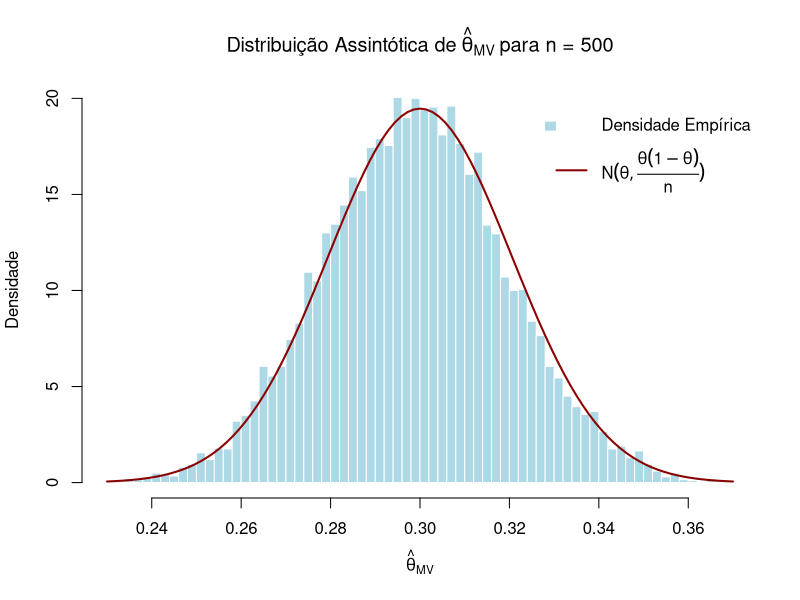
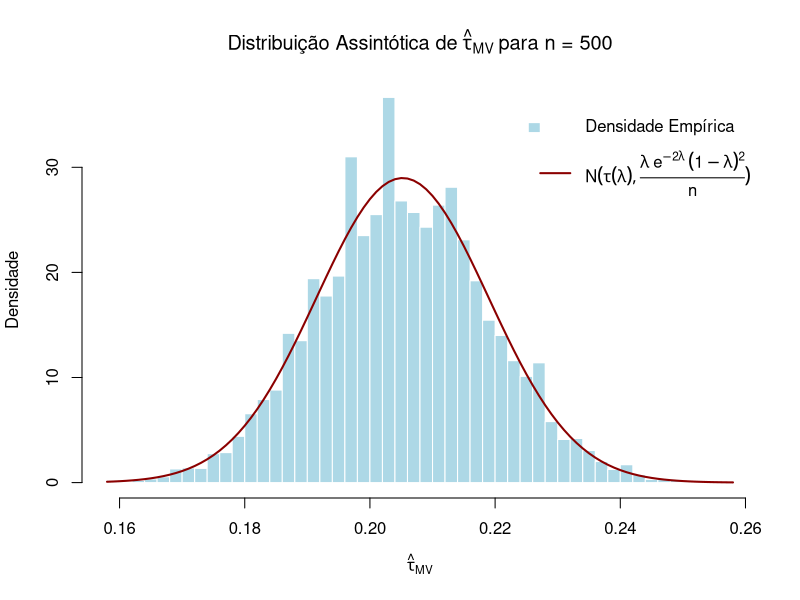
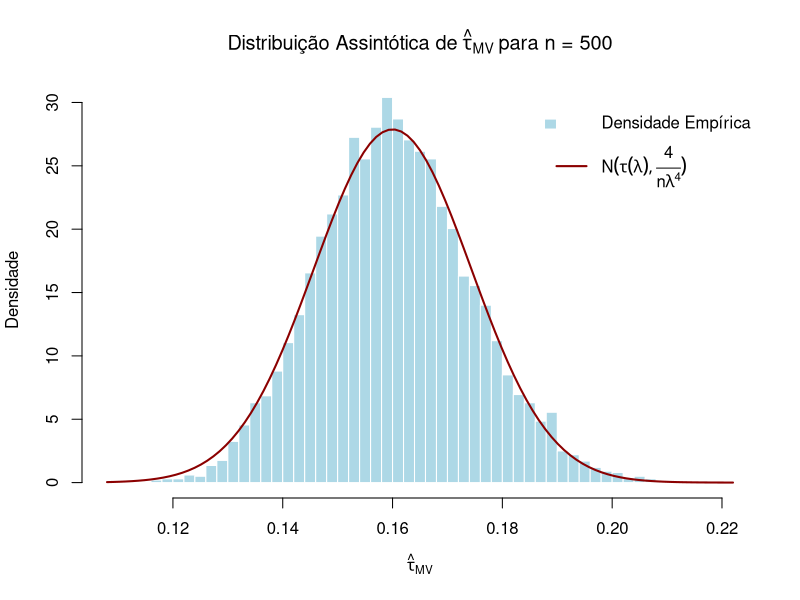

The R source for these figures, in order:

# ==============================================================================
# Aula 13: Estimação Pontual Computacional na Família Exponencial
# Objetivo: Verificação empírica de propriedades em amostras finitas e assintóticas
# Modelo: X_i ~ Bernoulli(theta)
# ==============================================================================

# 1. Definição do Espaço Paramétrico e Hiperparâmetros da Simulação
set.seed(20260424)   # Para reprodutibilidade
theta_verdadeiro <- 0.3
var_verdadeira <- theta_verdadeiro * (1 - theta_verdadeiro) # g(theta) = theta(1-theta)

n_amostra <- 20      # Tamanho de amostra mantido pequeno para evidenciar viés em g(theta)
B <- 10000           # Número de replicações de Monte Carlo

# 2. Geração da Matriz de Amostras Aleatórias
# rbinom com size=1 equivale a ensaios de Bernoulli
matriz_amostras <- matrix(rbinom(n_amostra * B, size = 1, prob = theta_verdadeiro), 
                          nrow = n_amostra, ncol = B)

# 3. Construção dos Estimadores e da Estatística Suficiente
# Pelo critério de Neyman-Fisher, T = sum(X) é suficiente para theta
# T ~ Binomial(n, theta)
soma_X <- colSums(matriz_amostras)

# 3.1 Estimação de theta
emv_theta <- soma_X / n_amostra
envvum_theta <- soma_X / n_amostra # Para o primeiro momento, EMV e ENVVUM coincidem

# 3.2 Estimação de g(theta) = theta(1-theta)
# EMV (via propriedade de invariância)
emv_var <- emv_theta * (1 - emv_theta)

# ENVVUM (via Teorema de Lehmann-Scheffé)
envvum_var <- (n_amostra / (n_amostra - 1)) * emv_theta * (1 - emv_theta)

# 4. Avaliação de Propriedades em Amostras Finitas
cat("--- Análise de Viés para theta ---\n")
cat(sprintf("Viés do EMV de theta: %.6f\n", mean(emv_theta) - theta_verdadeiro))
cat(sprintf("Viés do ENVVUM de theta: %.6f\n\n", mean(envvum_theta) - theta_verdadeiro))

cat("--- Análise de Viés para g(theta) = theta(1-theta) ---\n")
vies_emv_var <- mean(emv_var) - var_verdadeira
# O viés teórico do EMV da variância é -theta(1-theta)/n
vies_teorico_emv_var <- - var_verdadeira / n_amostra 

cat(sprintf("Viés Empírico do EMV: %.6f (Teórico: %.6f)\n", vies_emv_var, vies_teorico_emv_var))
cat(sprintf("Viés Empírico do ENVVUM: %.6f\n\n", mean(envvum_var) - var_verdadeira))

# 4.2. Erro Quadrático Médio (EQM) para g(theta)
eqm_emv_var <- mean((emv_var - var_verdadeira)^2)
eqm_envvum_var <- mean((envvum_var - var_verdadeira)^2)

cat("--- Eficiência e EQM para g(theta) ---\n")
cat(sprintf("EQM do EMV: %.6f\n", eqm_emv_var))
cat(sprintf("EQM do ENVVUM: %.6f\n", eqm_envvum_var))
cat("Nota: Observa-se o trade-off viés-variância na estimação não linear.\n\n")

# 5. Avaliação de Propriedades Assintóticas (Normalidade Assintótica do EMV para theta)
# Pelo TLC e propriedades de EMVs: sqrt(n)*(EMV - theta) -> N(0, I(theta)^-1)
# Onde a Informação de Fisher é I(theta) = 1 / (theta*(1-theta))
# Logo, assintoticamente, EMV ~ N(theta, theta(1-theta)/n)

n_assintotico <- 500
amostras_grandes <- matrix(rbinom(n_assintotico * B, size = 1, prob = theta_verdadeiro), 
                           nrow = n_assintotico, ncol = B)
emv_assintotico <- colSums(amostras_grandes) / n_assintotico

# Visualização da Densidade Assintótica
var_assintotica <- var_verdadeira / n_assintotico

hist(emv_assintotico, breaks = 50, prob = TRUE, 
     main = expression("Distribuição Assintótica de" ~ hat(theta)[MV] ~ "para n = 500"),
     xlab = expression(hat(theta)[MV]), ylab = "Densidade",
     col = "lightblue", border = "white")

# Sobreposição da Curva Normal Teórica baseada na Informação de Fisher
curve(dnorm(x, mean = theta_verdadeiro, sd = sqrt(var_assintotica)), 
      col = "darkred", lwd = 2, add = TRUE)

legend("topright", 
       legend = expression("Densidade Empírica", N(theta, frac(theta(1-theta), n))),
       fill = c("lightblue", NA), 
       border = c("white", NA), 
       col = c(NA, "darkred"), 
       lwd = c(NA, 2), 
       bty = "n")

cat("Observação: A aderência da densidade empírica à normal teórica atesta a consistência e normalidade assintótica.\n")



# ==============================================================================
# Aula 13: Estimação Pontual Computacional na Família Exponencial
# Objetivo: Verificação empírica de propriedades em amostras finitas e assintóticas
# Modelo: X_i ~ Poisson(lambda)
# Estimando a probabilidade de sinistro unitário: tau(lambda) = P(X = 1)
# ==============================================================================

# 1. Definição do Espaço Paramétrico e Hiperparâmetros da Simulação
set.seed(20260424)   # Para reprodutibilidade
lambda_verdadeiro <- 2.5
tau_verdadeiro <- lambda_verdadeiro * exp(-lambda_verdadeiro) # tau(lambda) = lambda * e^(-lambda)

n_amostra <- 20      # Tamanho da amostra mantido pequeno para evidenciar o viés em funções não lineares
B <- 10000           # Número de replicações de Monte Carlo

# 2. Geração da Matriz de Amostras Aleatórias
# rpois gera as variáveis Poisson
matriz_amostras <- matrix(rpois(n_amostra * B, lambda = lambda_verdadeiro), 
                          nrow = n_amostra, ncol = B)

# 3. Construção dos Estimadores e da Estatística Suficiente
# Estatística Suficiente e Completa: T = sum(X) ~ Poisson(n * lambda)
soma_X <- colSums(matriz_amostras)

# 3.1 Estimação do parâmetro canônico lambda
emv_lambda <- soma_X / n_amostra

# 3.2 Estimação de tau(lambda) = P(X = 1)
# EMV (via propriedade de invariância do estimador de máxima verossimilhança)
emv_tau <- emv_lambda * exp(-emv_lambda)

# ENVVUM (via Teorema de Rao-Blackwell e Lehmann-Scheffé)
# Cuidado computacional: Se soma_X == 0, o estimador é analiticamente 0.
# A formula (T/n) * (1 - 1/n)^(T-1) lidará adequadamente com T=0 no R.
envvum_tau <- (soma_X / n_amostra) * (1 - 1/n_amostra)^(soma_X - 1)

# 4. Avaliação de Propriedades em Amostras Finitas
cat("--- Análise de Viés para tau(lambda) = P(X = 1) ---\n")
vies_emv_tau <- mean(emv_tau) - tau_verdadeiro
vies_envvum_tau <- mean(envvum_tau) - tau_verdadeiro

cat(sprintf("Viés Empírico do EMV: %.6f\n", vies_emv_tau))
cat(sprintf("Viés Empírico do ENVVUM: %.6f\n", vies_envvum_tau))
cat("Nota: O ENVVUM deve apresentar viés empírico oscilando próximo de zero por construção.\n\n")

# 4.2. Erro Quadrático Médio (EQM) para tau(lambda)
eqm_emv_tau <- mean((emv_tau - tau_verdadeiro)^2)
eqm_envvum_tau <- mean((envvum_tau - tau_verdadeiro)^2)

cat("--- Eficiência e EQM para tau(lambda) ---\n")
cat(sprintf("EQM do EMV: %.6f\n", eqm_emv_tau))
cat(sprintf("EQM do ENVVUM: %.6f\n", eqm_envvum_tau))

# 5. Avaliação de Propriedades Assintóticas (Normalidade Assintótica via Método Delta)
# Var_assintótica = (tau'(lambda))^2 * I(lambda)^(-1)
# Onde tau'(lambda) = e^(-lambda)(1 - lambda) e I(lambda)^(-1) = lambda / n

n_assintotico <- 200
var_assintotica_tau <- (lambda_verdadeiro * exp(-2 * lambda_verdadeiro) * (1 - lambda_verdadeiro)^2) / n_assintotico

amostras_grandes <- matrix(rpois(n_assintotico * B, lambda = lambda_verdadeiro), 
                           nrow = n_assintotico, ncol = B)
emv_lambda_assintotico <- colSums(amostras_grandes) / n_assintotico
emv_tau_assintotico <- emv_lambda_assintotico * exp(-emv_lambda_assintotico)

# Visualização da Densidade Assintótica
hist(emv_tau_assintotico, breaks = 50, prob = TRUE, 
     main = expression("Distribuição Assintótica de" ~ hat(tau)[MV] ~ "para n = 500"),
     xlab = expression(hat(tau)[MV]), ylab = "Densidade",
     col = "lightblue", border = "white")

# Sobreposição da Curva Normal Teórica baseada no Método Delta e Informação de Fisher
curve(dnorm(x, mean = tau_verdadeiro, sd = sqrt(var_assintotica_tau)), 
      col = "darkred", lwd = 2, add = TRUE)

legend("topright", 
       legend = expression("Densidade Empírica", 
                           N(tau(lambda), frac(lambda ~ e^{-2*lambda} ~ (1-lambda)^2, n))),
       fill = c("lightblue", NA), 
       border = c("white", NA), 
       col = c(NA, "darkred"), 
       lwd = c(NA, 2), 
       bty = "n")

cat("Observação: A aderência da densidade empírica à normal teórica valida a aplicação do Método Delta para funções contínuas de estimadores consistentes.\n")



# ==============================================================================
# Aula 13: Estimação Pontual Computacional na Família Exponencial
# Objetivo: Verificação empírica de propriedades em amostras finitas e assintóticas
# Modelo: X_i ~ Exponencial(lambda)
# Estimando a variância teórica dos sinistros: tau(lambda) = 1 / lambda^2
# ==============================================================================

# 1. Definição do Espaço Paramétrico e Hiperparâmetros da Simulação
set.seed(20260424)   # Para reprodutibilidade
lambda_verdadeiro <- 2.5
tau_verdadeiro <- 1 / (lambda_verdadeiro^2) # tau(lambda) = 1 / lambda^2

n_amostra <- 200      # Tamanho da amostra mantido pequeno para evidenciar o viés em funções não lineares
B <- 10000           # Número de replicações de Monte Carlo

# 2. Geração da Matriz de Amostras Aleatórias
# rexp gera as variáveis Exponenciais
matriz_amostras <- matrix(rexp(n_amostra * B, rate = lambda_verdadeiro), 
                          nrow = n_amostra, ncol = B)

# 3. Construção dos Estimadores e da Estatística Suficiente
# Estatística Suficiente e Completa: T = sum(X) ~ Gama(n, lambda)
soma_X <- colSums(matriz_amostras)

# 3.1 Estimação do parâmetro canônico lambda
emv_lambda <- n_amostra / soma_X

# 3.2 Estimação de tau(lambda) = 1 / lambda^2
# EMV (via propriedade de invariância do estimador de máxima verossimilhança)
# Equivalente a (soma_X / n)^2
emv_tau <- 1 / (emv_lambda^2)

# ENVVUM (via Teorema de Lehmann-Scheffé usando T ~ Gama(n, lambda))
envvum_tau <- (soma_X^2) / (n_amostra * (n_amostra + 1))

# 4. Avaliação de Propriedades em Amostras Finitas
cat("--- Análise de Viés para tau(lambda) = 1 / lambda^2 ---\n")
vies_emv_tau <- mean(emv_tau) - tau_verdadeiro
vies_envvum_tau <- mean(envvum_tau) - tau_verdadeiro

cat(sprintf("Viés Empírico do EMV: %.6f\n", vies_emv_tau))
cat(sprintf("Viés Empírico do ENVVUM: %.6f\n", vies_envvum_tau))
cat("Nota: O ENVVUM deve apresentar viés empírico oscilando próximo de zero por construção.\n\n")

# 4.2. Erro Quadrático Médio (EQM) para tau(lambda)
eqm_emv_tau <- mean((emv_tau - tau_verdadeiro)^2)
eqm_envvum_tau <- mean((envvum_tau - tau_verdadeiro)^2)

cat("--- Eficiência e EQM para tau(lambda) ---\n")
cat(sprintf("EQM do EMV: %.6f\n", eqm_emv_tau))
cat(sprintf("EQM do ENVVUM: %.6f\n", eqm_envvum_tau))

# 5. Avaliação de Propriedades Assintóticas (Normalidade Assintótica via Método Delta)
# Var_assintótica = 4 / lambda^4
# Como estamos dividindo por n na variância da distribuição amostral, fica 4 / (n * lambda^4)

n_assintotico <- 500
var_assintotica_tau <- 4 / (n_assintotico * (lambda_verdadeiro^4))

amostras_grandes <- matrix(rexp(n_assintotico * B, rate = lambda_verdadeiro), 
                           nrow = n_assintotico, ncol = B)
soma_X_assintotico <- colSums(amostras_grandes)
emv_tau_assintotico <- (soma_X_assintotico / n_assintotico)^2

# Visualização da Densidade Assintótica
hist(emv_tau_assintotico, breaks = 50, prob = TRUE, 
     main = expression("Distribuição Assintótica de" ~ hat(tau)[MV] ~ "para n = 500"),
     xlab = expression(hat(tau)[MV]), ylab = "Densidade",
     col = "lightblue", border = "white")

# Sobreposição da Curva Normal Teórica baseada no Método Delta
curve(dnorm(x, mean = tau_verdadeiro, sd = sqrt(var_assintotica_tau)), 
      col = "darkred", lwd = 2, add = TRUE)

legend("topright", 
       legend = expression("Densidade Empírica", 
                           N(tau(lambda), frac(4, n * lambda^4))),
       fill = c("lightblue", NA), 
       border = c("white", NA), 
       col = c(NA, "darkred"), 
       lwd = c(NA, 2), 
       bty = "n")

cat("Observação: A aderência da densidade empírica à normal teórica valida a aplicação do Método Delta para funções contínuas de estimadores consistentes.\n")
